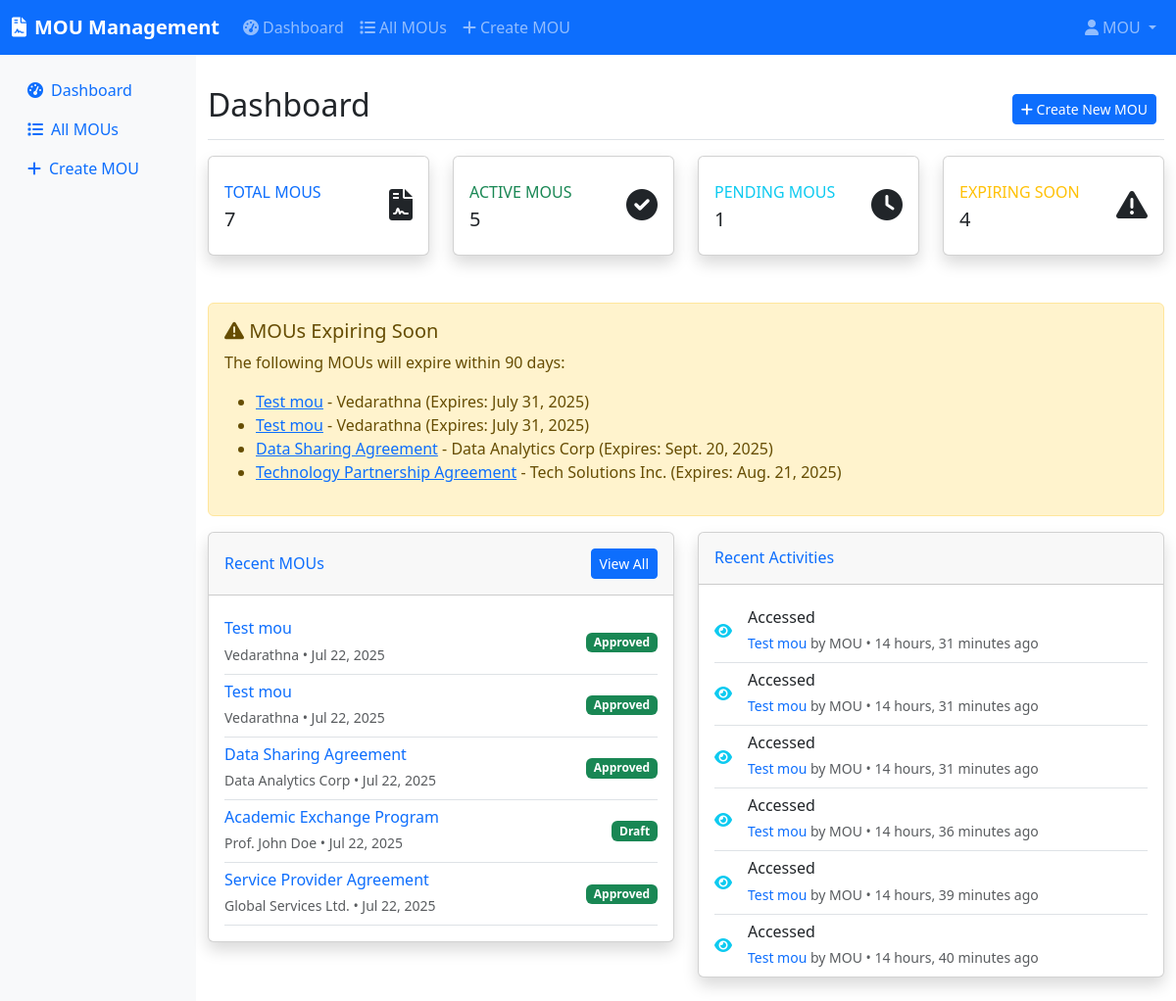
Before: /dashboard/ (signed in) with the older database file.
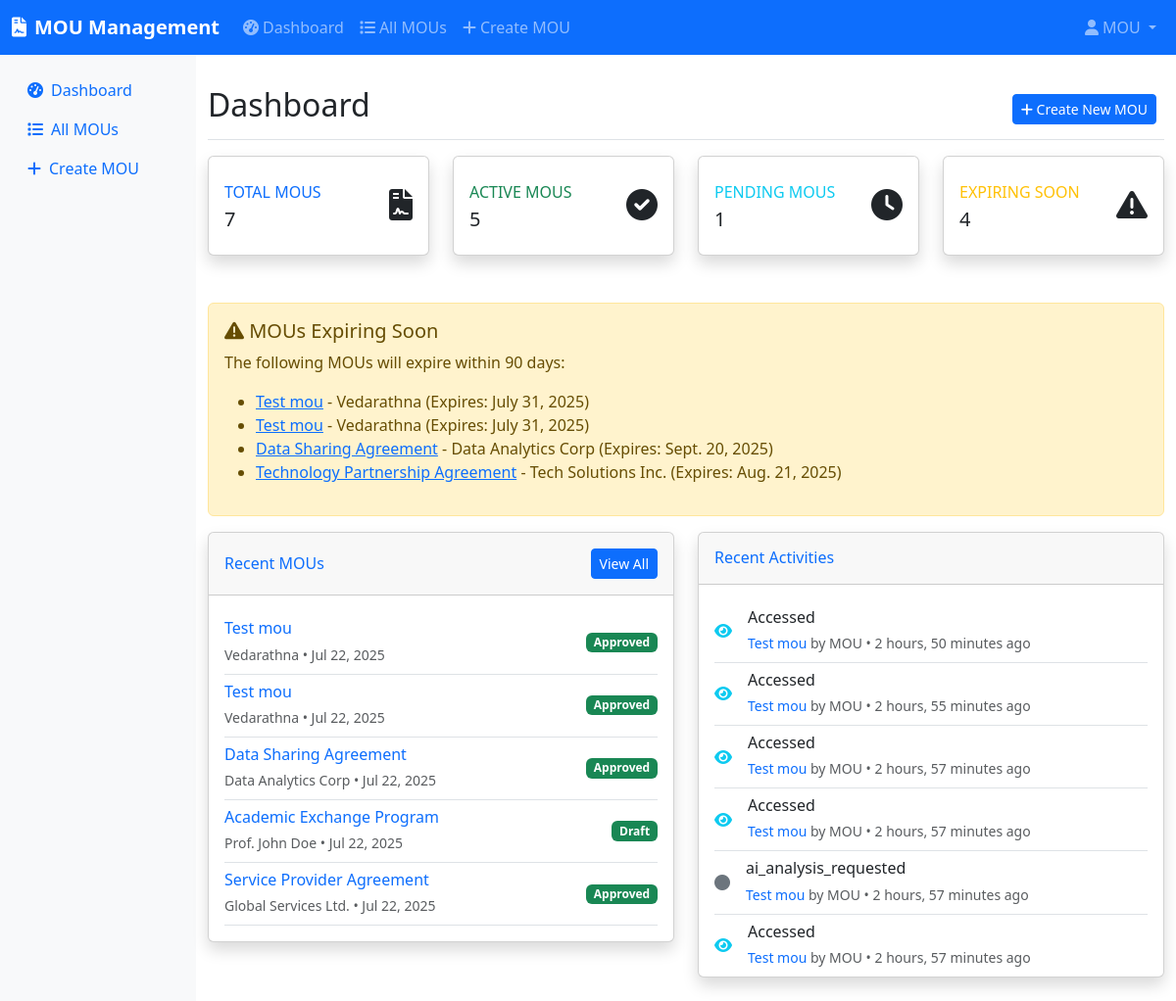
After: the same page with the newer database file.
### mous/models.py (models this page shows, shortened)
class MOU(models.Model):
    STATUS_CHOICES = (
        ('draft', 'Draft'),
        ('pending', 'Pending'),
        ('approved', 'Approved'),
        ('expired', 'Expired'),
    )
    title = models.CharField(max_length=255)
    partner_name = models.CharField(max_length=255)
    partner_organization = models.CharField(max_length=255, blank=True, null=True)
    partner_contact = models.EmailField(blank=True, null=True)
    expiry_date = models.DateField()
    status = models.CharField(max_length=20, choices=STATUS_CHOICES, default='draft')
    pdf_file = models.FileField(upload_to='mous/')
    clauses = models.JSONField(default=dict, blank=True)
    description = models.TextField(blank=True, null=True)
    created_at = models.DateTimeField(auto_now_add=True)
    updated_at = models.DateTimeField(auto_now=True)
    created_by = models.ForeignKey(User, on_delete=models.SET_NULL, null=True, related_name='created_mous')
    class Meta:
        ordering = ['-created_at']
        verbose_name = 'MOU'
        verbose_name_plural = 'MOUs'

class ActivityLog(models.Model):
    ACTION_CHOICES = (
        ('created', 'Created'),
        ('accessed', 'Accessed'),
        ('signed', 'Signed'),
        ('approved', 'Approved'),
        ('rejected', 'Rejected'),
        ('updated', 'Updated'),
        ('pdf_uploaded', 'PDF Uploaded'),
        ('link_generated', 'Link Generated'),
        ('link_accessed', 'Link Accessed'),
    )
    mou = models.ForeignKey(MOU, on_delete=models.CASCADE, related_name='activity_logs')
    action = models.CharField(max_length=50, choices=ACTION_CHOICES)
    user = models.ForeignKey(User, on_delete=models.SET_NULL, null=True, blank=True)
    user_name = models.CharField(max_length=255, blank=True, null=True)  # For external users
    user_email = models.EmailField(blank=True, null=True)  # For external users
    ip_address = models.GenericIPAddressField(blank=True, null=True)
    description = models.TextField(blank=True, null=True)
    timestamp = models.DateTimeField(auto_now_add=True)
    class Meta:
        ordering = ['-timestamp']

### mous/views.py (the view)
# urls.py: path('', redirect_to_mou_list, name='dashboard'),
@login_required
def dashboard(request):
    context = {
        'total_mous': MOU.objects.count(),
        'active_mous': MOU.objects.filter(status='approved').count(),
        'pending_mous': MOU.objects.filter(status='pending').count(),
        'expired_mous': MOU.objects.filter(status='expired').count(),
        'expiring_soon': MOU.objects.filter(
            status='approved',
            expiry_date__lte=datetime.now().date() + timedelta(days=90)
        ),
        'recent_activities': ActivityLog.objects.all()[:10],
        'recent_mous': MOU.objects.all()[:5],
    }
    return render(request, 'mous/dashboard.html', context)

### templates/mous/dashboard.html (shortened to what the changed rows need)
{% extends 'base.html' %}
{% block content %}
<div class="d-flex justify-content-between flex-wrap flex-md-nowrap align-items-center pt-3 pb-2 mb-3 border-bottom">
    <h1 class="h2">Dashboard</h1>
</div>
{% if expiring_soon %}
<div class="alert alert-warning">
    <ul>
        {% for mou in expiring_soon %}
        <li>
            <a href="{% url 'mous:mou_detail' mou.pk %}">{{ mou.title }}</a>
            - {{ mou.partner_name }} (Expires: {{ mou.expiry_date }})
        </li>
        {% endfor %}
    </ul>
</div>
{% endif %}
<div class="row">
    <div class="col-lg-6 mb-4">
        <div class="card shadow">
            <div class="card-body">
                {% if recent_mous %}
                    {% for mou in recent_mous %}
                    <div class="d-flex align-items-center py-2 border-bottom">
                        <div class="flex-grow-1">
                            <h6 class="mb-1">
                                <a href="{% url 'mous:mou_detail' mou.pk %}" class="text-decoration-none">
                                    {{ mou.title }}
                                </a>
                            </h6>
                            <small class="text-muted">{{ mou.partner_name }} • {{ mou.created_at|date:"M d, Y" }}</small>
                        </div>
                        <span class="badge bg-{{ mou.status|yesno:'success,warning,secondary' }}">
                            {{ mou.get_status_display }}
                        </span>
                    </div>
                    {% endfor %}
                {% else %}
                    <p class="text-muted">No MOUs created yet.</p>
                {% endif %}
            </div>
        </div>
    </div>
    <div class="col-lg-6 mb-4">
        <div class="card shadow">
            <div class="card-body activity-log">
                {% if recent_activities %}
                    {% for activity in recent_activities %}
                    <div class="d-flex align-items-center py-2 border-bottom">
                        <div class="flex-shrink-0 me-3">
                            {% if activity.action == 'created' %}
                                <i class="fas fa-plus text-success"></i>
                            {% elif activity.action == 'signed' %}
                                <i class="fas fa-signature text-primary"></i>
                            {% elif activity.action == 'approved' %}
                                <i class="fas fa-check text-success"></i>
                            {% elif activity.action == 'accessed' %}
                                <i class="fas fa-eye text-info"></i>
                            {% else %}
                                <i class="fas fa-circle text-secondary"></i>
                            {% endif %}
                        </div>
                        <div class="flex-grow-1">
                            <h6 class="mb-1">{{ activity.get_action_display }}</h6>
                            <small class="text-muted">
                                <a href="{% url 'mous:mou_detail' activity.mou.pk %}" class="text-decoration-none">
                                    {{ activity.mou.title }}
                                </a>
                                {% if activity.user %}
                                    by {{ activity.user.username }}
                                {% elif activity.user_name %}
                                    by {{ activity.user_name }}
                                {% endif %}
                                • {{ activity.timestamp|timesince }} ago
                            </small>
                        </div>
                    </div>
                    {% endfor %}
                {% else %}
                    <p class="text-muted">No recent activities.</p>
                {% endif %}
            </div>
        </div>
    </div>
</div>
{% endblock %}

Changed rows visible on the page:
no longer on this page (row unchanged): ActivityLog: action "Accessed", mou "Test mou", user.username "MOU", timestamp "14 hours, 31 minutes"
no longer on this page (row unchanged): ActivityLog: action "Accessed", mou "Test mou", user.username "MOU", timestamp "14 hours, 31 minutes"
no longer on this page (row unchanged): ActivityLog: action "Accessed", mou "Test mou", user.username "MOU", timestamp "14 hours, 31 minutes"
no longer on this page (row unchanged): ActivityLog: action "Accessed", mou "Test mou", user.username "MOU", timestamp "14 hours, 36 minutes"
no longer on this page (row unchanged): ActivityLog: action "Accessed", mou "Test mou", user.username "MOU", timestamp "14 hours, 39 minutes"
no longer on this page (row unchanged): ActivityLog: action "Accessed", mou "Test mou", user.username "MOU", timestamp "14 hours, 40 minutes"
added ActivityLog: action "Accessed", mou "Test mou", user.username "MOU", timestamp "2 hours, 50 minutes"
added ActivityLog: action "Accessed", mou "Test mou", user.username "MOU", timestamp "2 hours, 55 minutes"
added ActivityLog: action "Accessed", mou "Test mou", user.username "MOU", timestamp "2 hours, 57 minutes"
added ActivityLog: action "Accessed", mou "Test mou", user.username "MOU", timestamp "2 hours, 57 minutes"
added ActivityLog: action "ai_analysis_requested", mou "Test mou", user.username "MOU", timestamp "2 hours, 57 minutes"
added ActivityLog: action "Accessed", mou "Test mou", user.username "MOU", timestamp "2 hours, 57 minutes"
